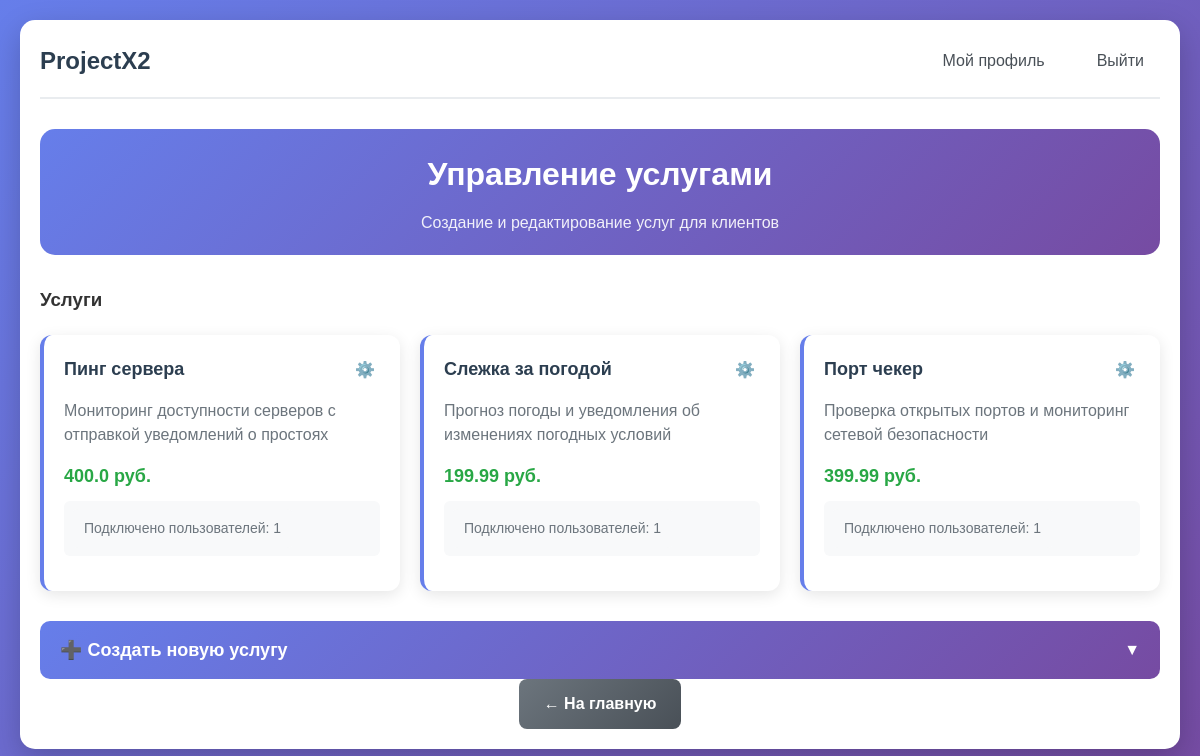
The app's page /customer/services (signed in), older data.
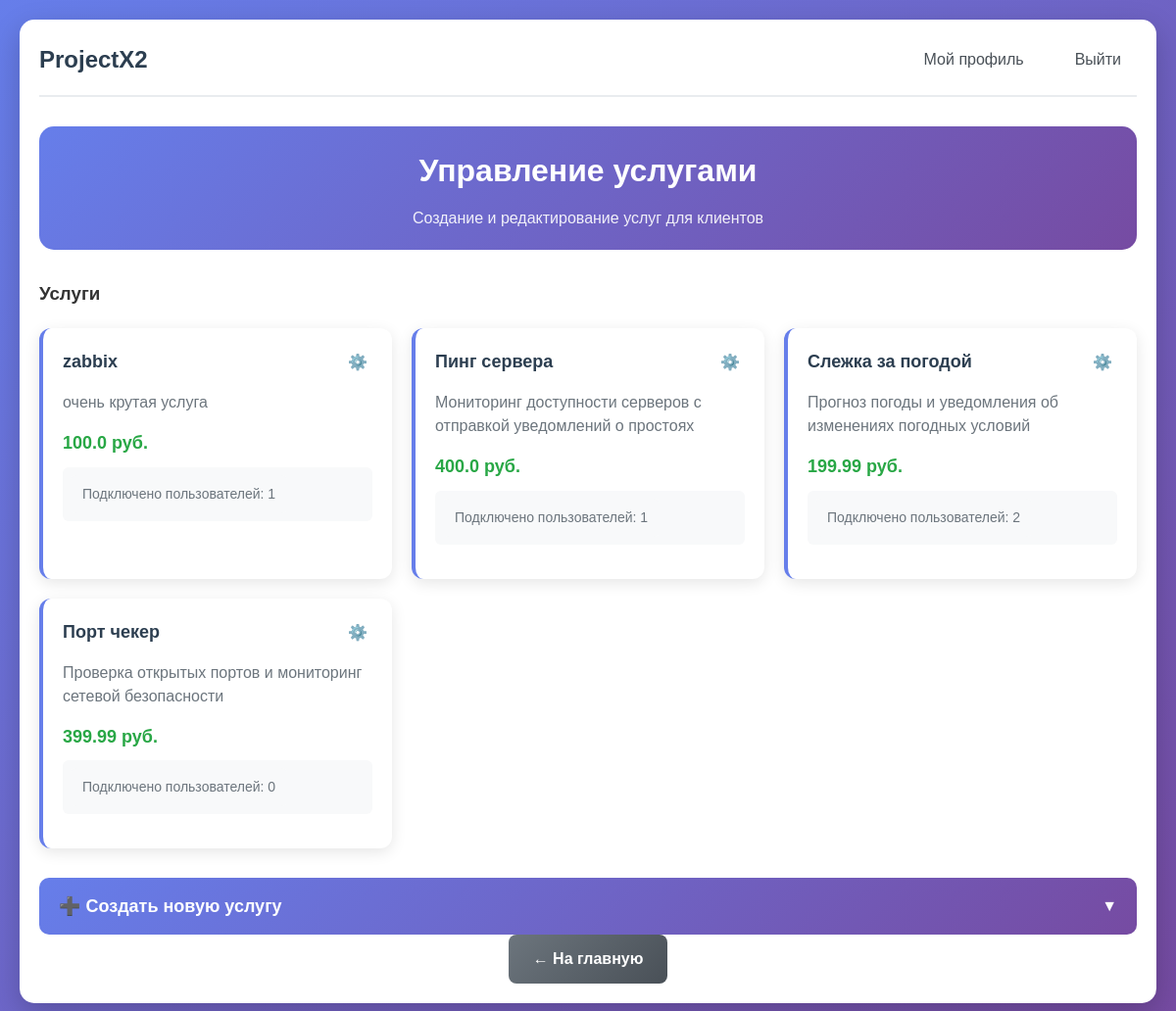
The same page, newer data.
### app.py (models this page shows)
class Service(db.Model):
    id = db.Column(db.Integer, primary_key=True)
    name = db.Column(db.String(100), nullable=False)
    description = db.Column(db.Text, nullable=False)
    price = db.Column(db.Float, default=0.0)
    is_active = db.Column(db.Boolean, default=True)
    created_at = db.Column(db.DateTime, default=datetime.utcnow)
    customer_id = db.Column(db.Integer, db.ForeignKey('users.id'), nullable=False)
    users = db.relationship('UserService', backref='service', lazy=True)

### app.py (the view)
@app.route('/customer/services')
@login_required
def customer_services():
    if current_user.role != 'customer':
        flash('Доступ запрещен. Только для заказчиков.', 'error')
        return redirect(url_for('index'))
    services = Service.query.filter_by(customer_id=current_user.id).order_by(Service.created_at.desc()).all()
    return render_template('customer_services.html', services=services)

### app.py (called while the page is built)
@login_manager.user_loader
def load_user(user_id):
    return db.session.get(User, int(user_id))

### templates/customer_services.html (shortened to what this page needs)
{% extends "base.html" %}
{% block content %}
<div class="admin-container">
    <div class="admin-header">
        <h2> Управление услугами</h2>
        <p class="admin-subtitle">Создание и редактирование услуг для клиентов</p>
    </div>
    <div class="services-list">
        <h3> Услуги</h3>
        {% if services %}
            <div class="services-grid">
                {% for service in services %}
                <div class="service-card">
                    <div class="service-header">
                        <h4>{{ service.name }}</h4>
                        <div class="service-header-actions">
                            <div class="service-dropdown">
                               <button class="service-settings-btn" onclick="toggleSettings({{ service.id }}, event)">
                                        ⚙️
                                    </button>
                            </div>
                        </div>
                    </div>
                    <p class="service-description">{{ service.description }}</p>
                    <div class="service-price">
                         {{ service.price }} руб.
                    </div>
                    <div class="service-stats">
                        <div class="users-count-container"
                            onmouseover="showTooltip(this, 'просмотр подключённых пользователей')"
                            onmouseout="hideTooltip(this)"
                            onclick="toggleUsersList({{ service.id }})">
                            <span class="users-count">Подключено пользователей: {{ service.users|length }}</span>
                        </div>
                    </div>
                </div>
                {% endfor %}
            </div>
        {% else %}
            <div class="empty-state">
                <div class="empty-icon">📭</div>
                <h4>Услуги не найдены</h4>
                <p>Создайте свою первую услугу для клиентов.</p>
            </div>
        {% endif %}
    </div>
    <div class="service-form-section">
        <div class="form-toggle" onclick="toggleServiceForm()">
            <h3>➕ Создать новую услугу</h3>
            <span class="toggle-arrow">▼</span>
        </div>
    </div>
    <div class="admin-actions">
        <a href="{{ url_for('index') }}" class="btn btn-secondary">← На главную</a>
    </div>
</div>
{% endblock %}

Row changes from the older to the newer data that the page shows:
added Service: name "zabbix", description "очень крутая услуга", price "100.0", users|length "1"
computed for Service "Слежка за погодой": users|length "1" → "2"
computed for Service "Порт чекер": users|length "1" → "0"
